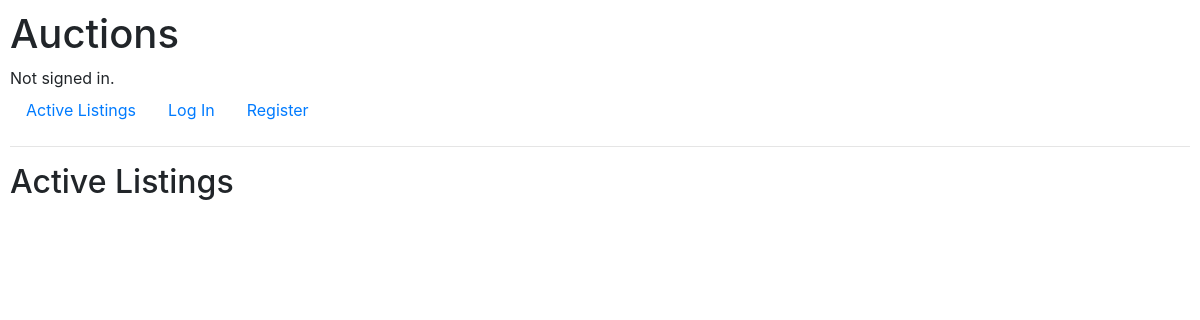
/, run on an earlier commit of the app's database.
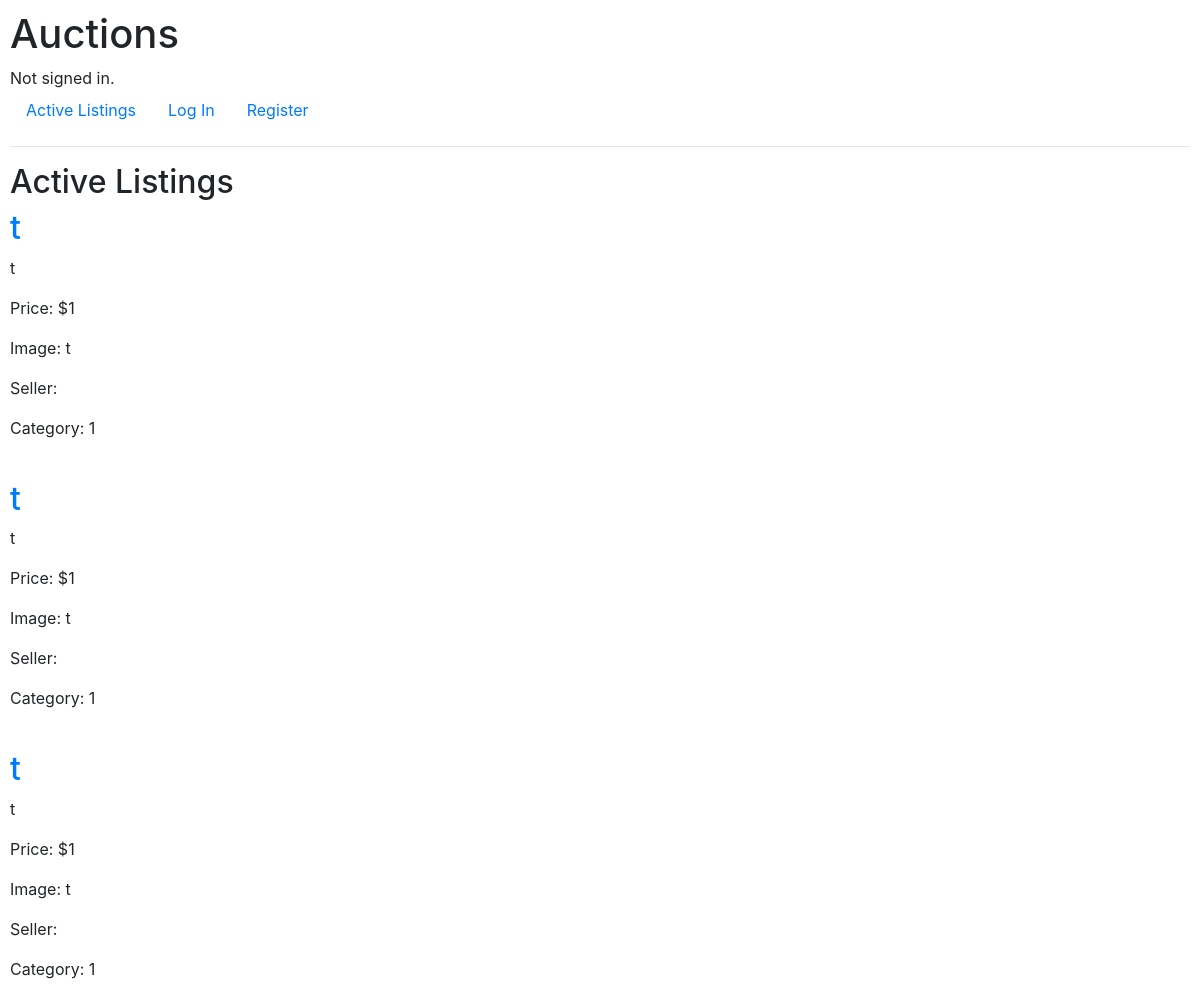
And on a later commit of the database.
### auctions/models.py (models this page shows, shortened)
class Listing(models.Model):
    title = models.CharField(max_length=64)
    description = models.CharField(max_length=64)
    starting_bid = models.IntegerField()
    seller = models.ManyToManyField(User, blank=True, related_name="listing")
    seller_username = models.CharField(max_length=64, default="")
    img_url = models.CharField(max_length=64, blank=True)
    category_id = models.IntegerField(default=1)
    in_watchlist = models.BooleanField(default=False)
    current_price = models.IntegerField(blank=True)
    is_active = models.BooleanField()
    current_winner = models.ManyToManyField(User, blank=True, related_name="won_bid")

### auctions/views.py (the view)
# urls.py: path("", views.index, name="index"),
def index(request):
    return render(request, "auctions/index.html", {
        "listings": Listing.objects.filter(is_active=True)
    })

### auctions/templates/auctions/index.html
{% extends "auctions/layout.html" %}
{% block body %}
    <h2>Active Listings</h2>
    {% for listing in listings %}
        <div>
            <h2><a href="{% url 'listings' listing.id %}">{{ listing.title }}</a></h2>
            <p>{{ listing.description }}</p>
            <p>Price: ${{ listing.starting_bid }}</p>
            <p>Image: {{ listing.img_url }}</p>
            <p>Seller: {{ listing.seller_username }}</p>
            <p>Category: {{ listing.category_id }}</p>
        </div>
        <br>
    {% endfor %}
{% endblock %}

### auctions/templates/auctions/layout.html (shortened to what this page needs)
{% load static %}
<!DOCTYPE html>
<html lang="en">
    <head>
        <link rel="stylesheet" href="https://stackpath.bootstrapcdn.com/bootstrap/4.4.1/css/bootstrap.min.css">
        <link href="{% static 'auctions/styles.css' %}" rel="stylesheet">
    </head>
    <body>
        <h1>Auctions</h1>
        <div>
            {% if user.is_authenticated %}
                Signed in as <strong>{{ user.username }}</strong>.
            {% else %}
                Not signed in.
            {% endif %}
        </div>
        <ul class="nav">
            <li class="nav-item">
                <a class="nav-link" href="{% url 'index' %}">Active Listings</a>
            </li>
            {% if user.is_authenticated %}
                <li class="nav-item">
                    <a class="nav-link" href="{% url 'logout' %}">Log Out</a>
                </li>
                <li class="nav-item">
                    <a class="nav-link" href="{% url 'new_listing' %}">Create Listing</a>
                </li>
            {% else %}
                <li class="nav-item">
                    <a class="nav-link" href="{% url 'login' %}">Log In</a>
                </li>
                <li class="nav-item">
                    <a class="nav-link" href="{% url 'register' %}">Register</a>
                </li>
            {% endif %}
        </ul>
        <hr>
        {% block body %}
        {% endblock %}
    </body>
</html>

### auctions/static/auctions/styles.css (style rules this page uses)
body { padding: 10px; }

What changed in the data, as far as the page shows it:
added Listing: title "t", description "t", starting_bid "1", img_url "t", category_id "1"
added Listing: title "t", description "t", starting_bid "1", img_url "t", category_id "1"
added Listing: title "t", description "t", starting_bid "1", img_url "t", category_id "1"
